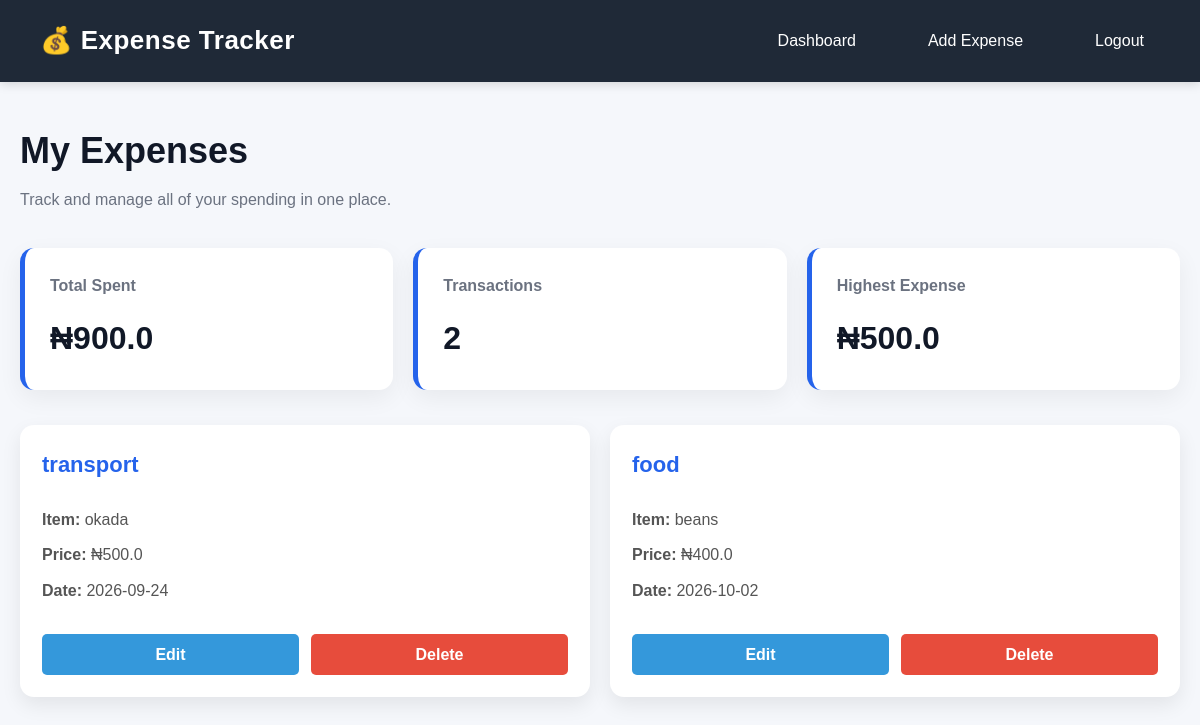
Page / (signed in) on the earlier database version.
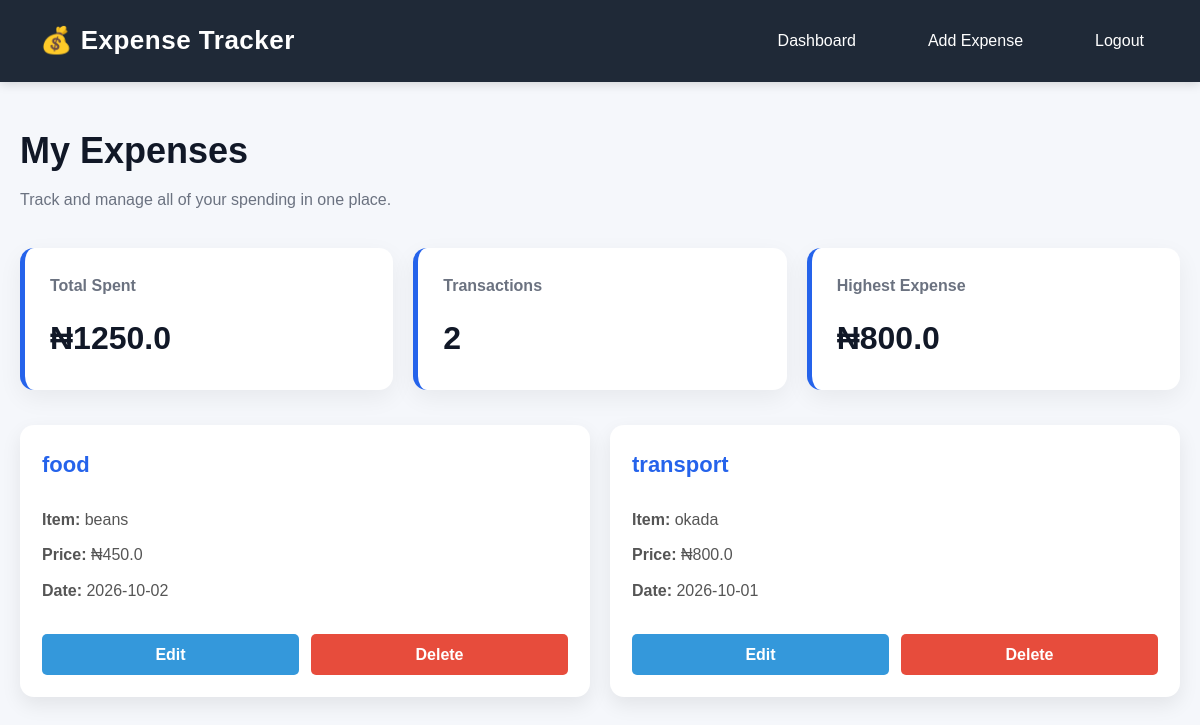
Same page on the later database version.
### app/models.py (models this page shows, shortened)
class Expense(db.Model):
    __tablename__ = "expenses"
    id = db.Column(db.Integer, primary_key=True)
    category = db.Column(db.String(100), nullable=False)
    item = db.Column(db.String(100), nullable=False)
    expense_date = db.Column(db.Date, nullable=False)
    amount = db.Column(db.Float, nullable=False)
    user_id = db.Column(db.Integer, db.ForeignKey("users.id"), nullable=False)
    user = db.relationship(
    "User",
    back_populates="expenses"
    )
    def __repr__(self):
        return (
            f"<Expense {self.id}: "
            f"{self.category} - {self.item}>"
        )

### app/routes.py (the view)
@main.route("/")
@login_required
def home():
    expenses = get_all_user_expenses(session["user_id"])
    statistics = services.expense_statistics(session["user_id"])
    return render_template(
        "index.html",
        expenses=expenses,
        statistics=statistics
    )

### app/services.py (called while the page is built)
def expense_statistics(user_id):
    expenses = get_all_user_expenses(user_id)
    print(expenses)
    if not expenses:
        return {
            "total": 0,
            "count": 0,
            "highest": 0
        }
    total = sum(expense.amount for expense in expenses)
    count = len(expenses)
    highest = max(
        expense.amount
        for expense in expenses
    )
    return {
        "total": total,
        "count": count,
        "highest": highest
    }

### app/user_repo.py (called while the page is built)
def get_all_user_expenses(user_id):
    expenses = Expense.query.filter_by(user_id=user_id).all()
    return expenses

### templates/index.html (shortened to what this page needs)
{% extends "base.html" %}
{% block content %}
<section class="dashboard">
    <div class="page-header">
        <div>
            <h1>My Expenses</h1>
            <p>Track and manage all of your spending in one place.</p>
        </div>
    </div>
    <div class="stats">
        <div class="stat-card">
            <h3>Total Spent</h3>
            <p>₦{{ statistics.total }}</p>
        </div>
        <div class="stat-card">
            <h3>Transactions</h3>
            <p>{{ statistics.count }}</p>
        </div>
        <div class="stat-card">
            <h3>Highest Expense</h3>
            <p>₦{{ statistics.highest }}</p>
        </div>
    </div>
    {% if expenses %}
    <div class="expense-card">
        {% for expense in expenses %}
        <div class="card">
            <div class="card-header">
                <h3>{{ expense.category }}</h3>
            </div>
            <div class="card-body">
                <p>
                    <strong>Item:</strong>
                    {{ expense.item }}
                </p>
                <p>
                    <strong>Price:</strong>
                    ₦{{ expense.amount }}
                </p>
                <p>
                    <strong>Date:</strong>
                    {{ expense.expense_date }}
                </p>
            </div>
            <div class="actions">
                <a
                    class="edit"
                    href="{{ url_for('main.edit_expense', id=expense.id) }}">
                    Edit
                </a>
                <a
                    class="delete"
                    href="{{ url_for('main.delete_expense', id=expense.id) }}">
                    Delete
                </a>
            </div>
        </div>
        {% endfor %}
    </div>
    {% endif %}
</section>
{% endblock %}

### templates/base.html (shortened to what this page needs)
<!DOCTYPE html>
<html lang="en">
<head>
    <link
        rel="stylesheet"
        href="{{ url_for('static', filename='style.css') }}">
</head>
<body>
    <nav>
        <div class="logo">
            <h2>💰 Expense Tracker</h2>
        </div>
        <div class="nav-links">
            <a href="{{ url_for('main.home') }}">
                Dashboard
            </a>
            <a href="{{ url_for('main.add_expense') }}">
                Add Expense
            </a>
            <a href="{{url_for('main.logout')}}">
                Logout
            </a>
        </div>
    </nav>
    <main class="container">
        {% block content %}
        {% endblock %}
    </main>
</body>
</html>

### static/style.css (style rules this page uses)
* { margin:0; padding:0; box-sizing:border-box; }
body { font-family:Arial, Helvetica, sans-serif; background:#f5f7fb; color:#333; line-height:1.6; }
nav { background:#1f2937; color:white; padding:20px; display:flex; justify-content:space-between; align-items:center; }
nav { background:#1f2937; color:white; display:flex; justify-content:space-between; align-items:center; padding:18px 40px; box-shadow:0 2px 10px rgba(0,0,0,.15); }
nav a { color:white; text-decoration:none; margin-left:20px; font-weight:500; transition:.3s; }
.container { max-width:1200px; margin:40px auto; padding:0 20px; }
.actions { margin-top:20px; display:flex; gap:12px; }
.actions a { flex:1; text-align:center; padding:10px; border-radius:8px; font-weight:bold; transition:.3s; }
.edit { background:#2563eb; color:white; }
.delete { background:#dc2626; color:white; }
.expense-card { display:grid; grid-template-columns: repeat(auto-fit,minmax(250px,1fr)); gap:20px; }
.card h3 { color:#2563eb; margin-bottom:15px; font-size:22px; }
.card p { margin:10px 0; color:#555; }
.card { background:white; padding:22px; border-radius:14px; box-shadow:0 8px 20px rgba(0,0,0,.08); transition:.3s; display:flex; flex-direction:column; justify-content:space-between; }
.actions a { padding:8px 12px; border-radius:5px; text-decoration:none; }
.edit { background:#3498db; color:white; }
.delete { background:#e74c3c; color:white; }
.stats { display:grid; grid-template-columns: repeat(auto-fit,minmax(220px,1fr)); gap:20px; margin:35px 0; }
.stat-card { background:white; padding:25px; border-radius:14px; box-shadow:0 8px 25px rgba(0,0,0,.06); transition:.3s; border-left:5px solid #2563eb; }
.stat-card h3 { color:#6b7280; font-size:16px; margin-bottom:15px; }
.stat-card p { font-size:32px; font-weight:bold; color:#111827; }
.page-header { margin-bottom:35px; }
.page-header h1 { font-size:36px; color:#111827; }
.page-header p { margin-top:8px; color:#6b7280; }
.logo h2 { color:white; font-size:26px; font-weight:700; letter-spacing:.5px; }
.nav-links { display:flex; gap:20px; align-items:center; }
.nav-links a { padding:10px 16px; border-radius:8px; transition:.3s; }

Differences in the rows shown:
removed Expense: highest "500.0", category "transport", item "okada", amount "500.0", expense_date "2026-09-24"
added Expense: highest "800.0", category "transport", item "okada", amount "800.0", expense_date "2026-10-01"
changed Expense "food": amount "400.0" → "450.0"
Other differences:
{{ statistics.total }}: "900.0" → "1250.0"
